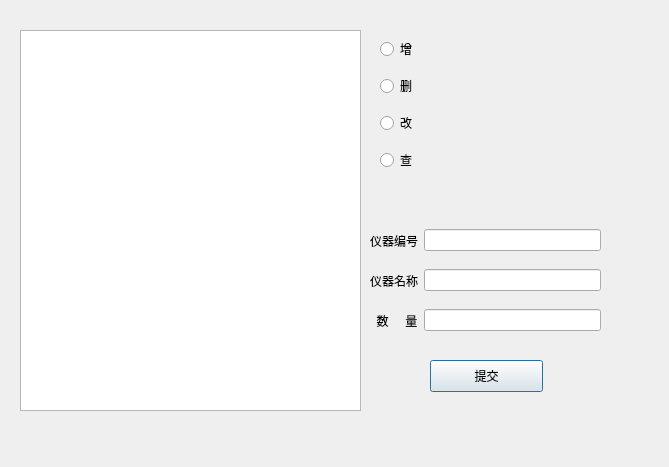
<?xml version="1.0" encoding="UTF-8"?>
<ui version="4.0">
 <class>EquipmentInfoDialog</class>
 <widget class="QDialog" name="EquipmentInfoDialog">
  <property name="geometry">
   <rect>
    <x>0</x>
    <y>0</y>
    <width>669</width>
    <height>467</height>
   </rect>
  </property>
  <property name="windowTitle">
   <string>仪器信息</string>
  </property>
  <widget class="QTableView" name="tableView">
   <property name="geometry">
    <rect>
     <x>20</x>
     <y>30</y>
     <width>341</width>
     <height>381</height>
    </rect>
   </property>
  </widget>
  <widget class="QWidget" name="verticalLayoutWidget">
   <property name="geometry">
    <rect>
     <x>380</x>
     <y>30</y>
     <width>101</width>
     <height>151</height>
    </rect>
   </property>
   <layout class="QVBoxLayout" name="verticalLayout">
    <item>
     <widget class="QRadioButton" name="add">
      <property name="text">
       <string>增</string>
      </property>
     </widget>
    </item>
    <item>
     <widget class="QRadioButton" name="delete_">
      <property name="text">
       <string>删</string>
      </property>
     </widget>
    </item>
    <item>
     <widget class="QRadioButton" name="change">
      <property name="text">
       <string>改</string>
      </property>
     </widget>
    </item>
    <item>
     <widget class="QRadioButton" name="search">
      <property name="text">
       <string>查</string>
      </property>
     </widget>
    </item>
   </layout>
  </widget>
  <widget class="QWidget" name="horizontalLayoutWidget_2">
   <property name="geometry">
    <rect>
     <x>370</x>
     <y>220</y>
     <width>231</width>
     <height>41</height>
    </rect>
   </property>
   <layout class="QHBoxLayout" name="horizontalLayout_2">
    <item>
     <widget class="QLabel" name="label_2">
      <property name="text">
       <string>仪器编号</string>
      </property>
     </widget>
    </item>
    <item>
     <widget class="QLineEdit" name="EquipNo"/>
    </item>
   </layout>
  </widget>
  <widget class="QWidget" name="horizontalLayoutWidget_3">
   <property name="geometry">
    <rect>
     <x>370</x>
     <y>260</y>
     <width>231</width>
     <height>41</height>
    </rect>
   </property>
   <layout class="QHBoxLayout" name="horizontalLayout_3">
    <item>
     <widget class="QLabel" name="label_3">
      <property name="text">
       <string>仪器名称</string>
      </property>
     </widget>
    </item>
    <item>
     <widget class="QLineEdit" name="EquipName"/>
    </item>
   </layout>
  </widget>
  <widget class="QWidget" name="horizontalLayoutWidget_4">
   <property name="geometry">
    <rect>
     <x>370</x>
     <y>300</y>
     <width>231</width>
     <height>41</height>
    </rect>
   </property>
   <layout class="QHBoxLayout" name="horizontalLayout_4">
    <item>
     <widget class="QLabel" name="label_4">
      <property name="text">
       <string>  数     量</string>
      </property>
     </widget>
    </item>
    <item>
     <widget class="QLineEdit" name="EquipAmt"/>
    </item>
   </layout>
  </widget>
  <widget class="QPushButton" name="Submit">
   <property name="geometry">
    <rect>
     <x>430</x>
     <y>360</y>
     <width>113</width>
     <height>32</height>
    </rect>
   </property>
   <property name="text">
    <string>提交</string>
   </property>
  </widget>
 </widget>
 <resources/>
 <connections/>
</ui>
